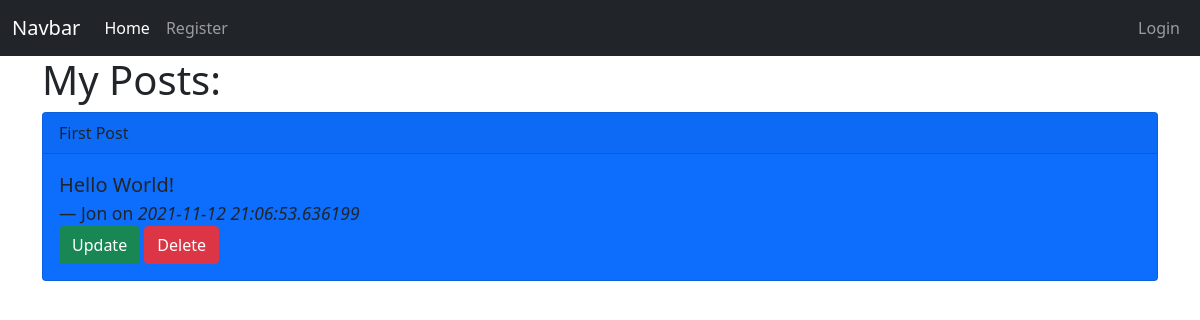
/posts/1, run on the app's committed database.
### app/models.py (models this page shows, shortened)
class Post(db.Model):
    id = db.Column(db.Integer, primary_key=True)
    title = db.Column(db.String(200))
    content = db.Column(db.String(300))
    date_created = db.Column(db.Integer, nullable=False, default=datetime.utcnow)
    user_id = db.Column(db.Integer, db.ForeignKey('user.id'), nullable=False)

class User(db.Model, UserMixin):
    id = db.Column(db.Integer, primary_key=True)
    username = db.Column(db.String(150), nullable=False, unique=True)
    email = db.Column(db.String(150), nullable=False, unique=True)
    password = db.Column(db.String(256), nullable=False)
    posts = db.relationship('Post', backref='author', lazy=True)
    contacts = db.relationship('Contact', backref='creator', lazy=True)

### app/routes.py (the view)
@app.route('/posts/<int:post_id>')
def post_detail(post_id):
    post = Post.query.get_or_404(post_id)
    return render_template('post_detail.html', post=post)

### app/templates/post_detail.html (shortened to what this page needs)
{% extends 'base.html' %}
{% block content %}
<h1>My Posts:</h1>
<div class="card bg-primary text-dark">
    <div class="card-header">
    {{ post.title }}
    </div>
    <div class="card-body">
        <blockquote class="blockquote mb-0">
            <p>{{ post.content }}</p>
            <footer class="blockquote-footer text-dark">{{ post.author.username }} on <cite title="Source Title">
                {{ post.date_created}}
            </cite></footer>
        </blockquote>
        <a href="{{ url_for('post_edit', post_id=post.id) }}" class="btn btn-success">Update</a>
            <button type="button" class="btn btn-danger" data-bs-toggle="modal" data-bs-target="#deleteModal">
                Delete
            </button>
    </div>
</div>
{% endblock %}

### data on the page
Post: title "First Post", content "Hello World!", date_created "2021-11-12 21:06:53.636199"
User: author.username "Jon"
